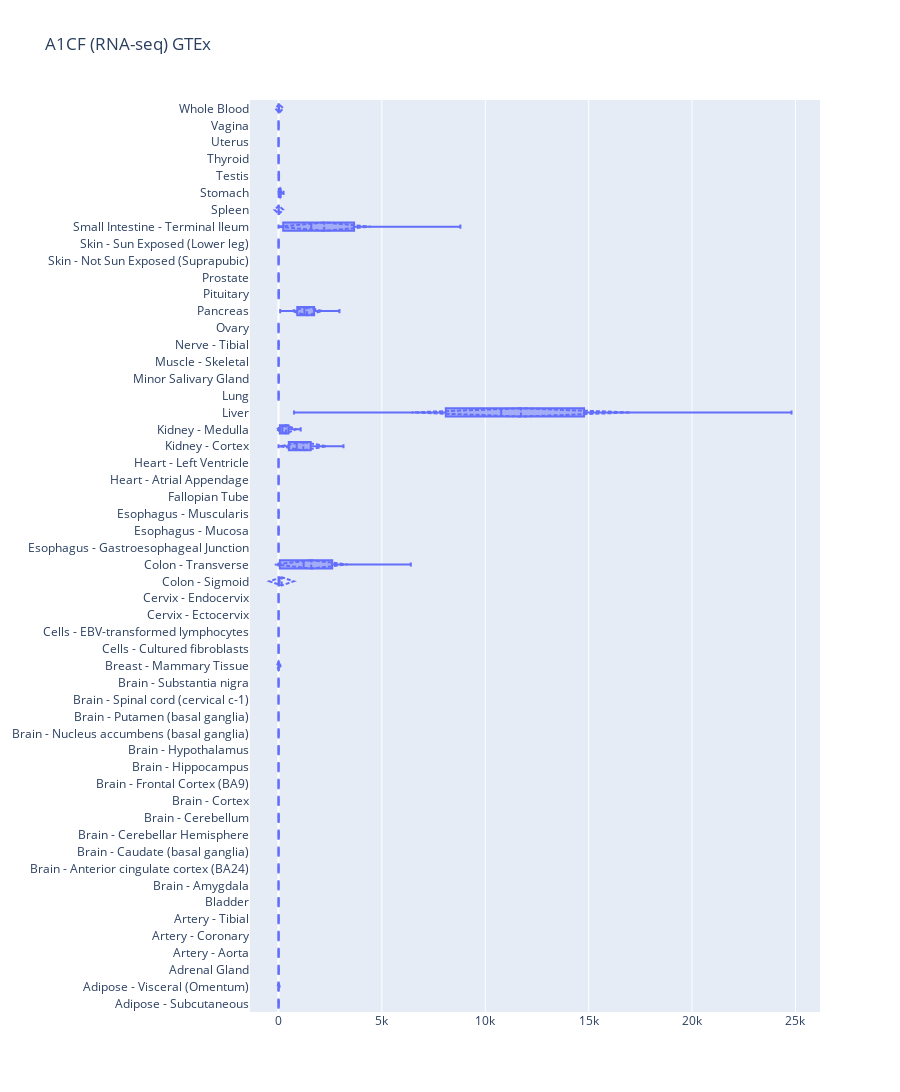
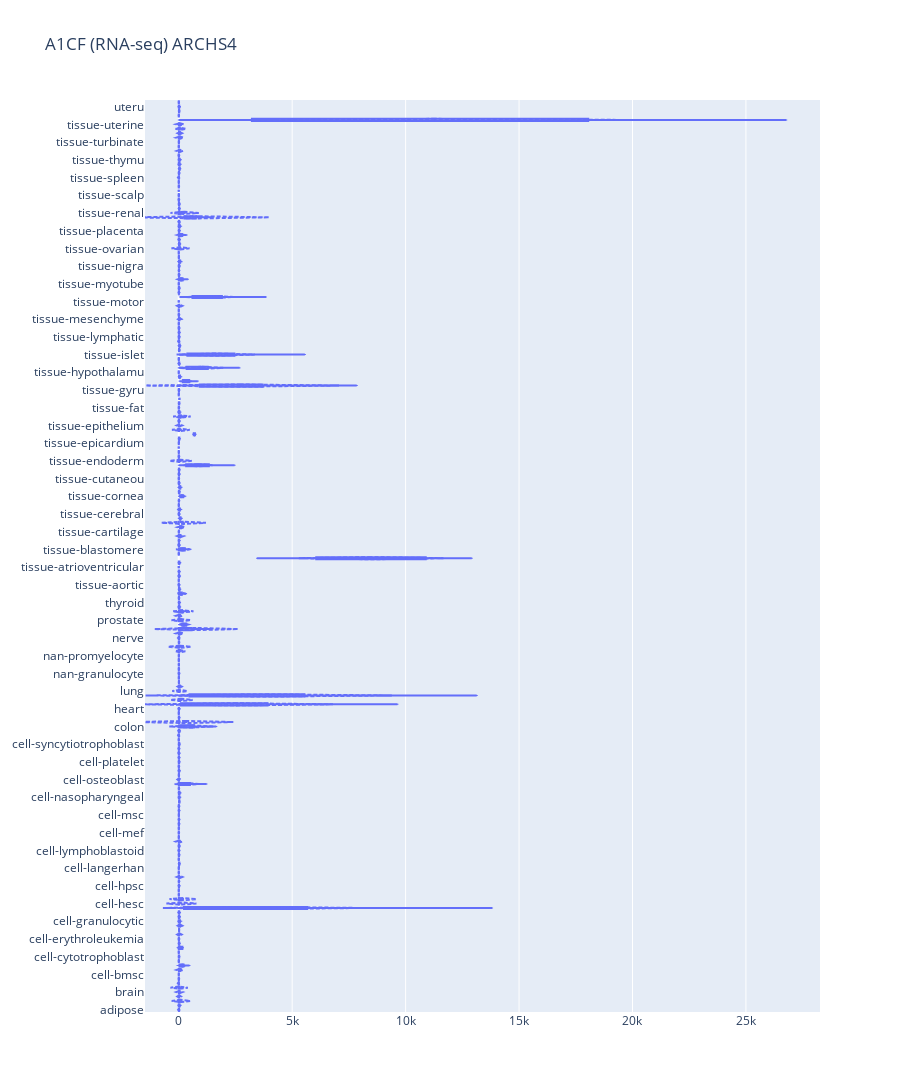

The code cell stored with these charts, in order, in its notebook:
### Code cell
c = gene

if c in df_bg_expr_gtex.index.values:
    display(Markdown(f"### {c}"))
    IQR = df_bg_stats_gtex.loc[(c, '75%')]-df_bg_stats_gtex.loc[(c, '25%')]
    fig = go.Figure()
    fig.add_trace(go.Box(
        lowerfence=np.maximum(
            df_bg_stats_gtex.loc[(c, 'min')],
            df_bg_stats_gtex.loc[(c, '25%')] - (1.5*IQR),
        ),
        q1=df_bg_stats_gtex.loc[(c, '25%')],
        median=df_bg_stats_gtex.loc[(c, '50%')],
        q3=df_bg_stats_gtex.loc[(c, '75%')],
        upperfence=np.minimum(
            df_bg_stats_gtex.loc[(c, 'max')],
            df_bg_stats_gtex.loc[(c, '75%')] + (1.5*IQR),
        ),
        mean=df_bg_stats_gtex.loc[(c, 'mean')],
        sd=df_bg_stats_gtex.loc[(c, 'std')],
        y=df_bg_stats_gtex.columns,
        name='Background',
        orientation='h'
    ))
    fig.update_layout(title=c+ " (RNA-seq) GTEx", height=1200)
    fig.show()
    
if c in df_bg_expr_archs4ext.index.values:
    IQR = df_bg_stats_archs4ext.loc[(c, '75%')]-df_bg_stats_archs4ext.loc[(c, '25%')]
    fig = go.Figure()
    fig.add_trace(go.Box(
        lowerfence=np.maximum(
            df_bg_stats_archs4ext.loc[(c, 'min')],
            df_bg_stats_archs4ext.loc[(c, '25%')] - (1.5*IQR),
        ),
        q1=df_bg_stats_archs4ext.loc[(c, '25%')],
        median=df_bg_stats_archs4ext.loc[(c, '50%')],
        q3=df_bg_stats_archs4ext.loc[(c, '75%')],
        upperfence=np.minimum(
            df_bg_stats_archs4ext.loc[(c, 'max')],
            df_bg_stats_archs4ext.loc[(c, '75%')] + (1.5*IQR),
        ),
        mean=df_bg_stats_archs4ext.loc[(c, 'mean')],
        sd=df_bg_stats_archs4ext.loc[(c, 'std')],
        y=df_bg_stats_archs4ext.columns,
        name='Background',
        orientation='h'
    ))
    fig.update_layout(title=c+ " (RNA-seq) ARCHS4", height=5000)
    fig.show()

### Figure 1 — Plotly figure (JSON) as saved in the notebook; plotly's stock layout.template omitted (floating-point values rounded to 4 significant figures)
{"data": [{"lowerfence": [0, 0, 0, 0, 0, 0, 0, 0, 0, 0, 0, 0, 0, 0, 0, 0, 0, 0, 0, 0, 0, 0, 0, 0, 0, 0, 0, 0, 0, 0, 0, 0, 0, 1, 24, 752, 0, 0, 0, 0, 0, 81, 0, 0, 0, 0, 0, 0, 0, 1, 0, 0, 0, 0], "mean": [3.713, 5.858, 6.26, 4.227, 4.046, 4.253, 3.667, 1.526, 2.068, 2.321, 5.833, 5.369, 2.647, 2.536, 1.904, 4.96, 4.049, 1.985, 1.201, 2.324, 9.793, 4.101, 4.466, 4, 4.1, 152.8, 1584.0, 3.005, 3.73, 4.489, 5.222, 4.527, 2.19, 1200.0, 365.8, 11730.0, 5.578, 7.512, 5.446, 3.806, 3.117, 1373.0, 10.6, 4.861, 4.24, 4.904, 2210.0, 16.97, 77.34, 12, 4.441, 2.704, 2.968, 38.75], "median": [2, 2, 5, 3, 2, 3, 2, 0, 2, 2, 4, 4, 2, 2, 1, 2, 3, 1, 0, 2, 2, 3, 4, 2, 4, 6, 1216.0, 2, 2, 2, 5, 3, 1, 881, 183, 10769, 3, 7, 4, 2, 2, 1254, 8, 3, 2, 3, 1584, 2, 60, 11, 3, 1, 2, 2], "name": "Background", "orientation": "h", "q1": [0, 0, 2, 1, 1, 1, 1, 0, 0, 0, 2, 2, 0, 0, 0, 0, 1, 0, 0, 0, 0, 1, 2, 0, 2, 2, 62.25, 0, 0, 0, 2, 1, 0, 500, 64.5, 8090.0, 1, 3, 2, 0, 0, 906.2, 5, 1, 1, 1, 229.5, 0, 10, 7, 1, 0, 0, 0], "q3": [4, 4, 9, 6, 5, 6, 5, 2, 4, 4, 8, 7, 4, 4, 2, 6, 6, 3, 2, 4, 6, 6, 6.75, 5, 4.75, 22, 2597, 4, 4, 5, 6, 6, 3, 1557, 484.2, 14780.0, 6, 11, 7, 4, 4, 1723, 13, 5, 6, 6, 3656, 4, 104, 15, 6, 4, 4, 10], "sd": [19.22, 49.94, 5.857, 5.486, 6.642, 4.563, 3.877, 2.828, 2.46, 2.609, 5.066, 5.317, 3.614, 2.521, 2.86, 9.198, 4.842, 2.438, 2.095, 3.435, 91.01, 4.524, 3.872, 5.099, 3.107, 589.6, 1760.0, 4.177, 24.12, 13.66, 3.962, 8.443, 3.155, 1128.0, 485.1, 5303.0, 8.497, 5.745, 5.052, 19.52, 3.456, 743.9, 9.486, 8.503, 7.394, 8.266, 2247.0, 213.8, 92.25, 7.805, 5.348, 4.529, 3.962, 194.6], "type": "box", "upperfence": [10, 10, 19.5, 13.5, 11, 13.5, 11, 5, 10, 10, 17, 14.5, 10, 10, 5, 15, 13.5, 7.5, 5, 10, 15, 13.5, 13.88, 12.5, 8.875, 52, 6399.0, 10, 10, 12.5, 12, 13.5, 7.5, 3142.0, 1073, 24809, 13.5, 23, 14.5, 10, 10, 2948.0, 25, 11, 13.5, 13.5, 8796.0, 10, 245, 27, 13.5, 10, 10, 25], "y": ["Adipose - Subcutaneous", "Adipose - Visceral (Omentum)", "Adrenal Gland", "Artery - Aorta", "Artery - Coronary", "Artery - Tibial", "Bladder", "Brain - Amygdala", "Brain - Anterior cingulate cortex (BA24)", "Brain - Caudate (basal ganglia)", "Brain - Cerebellar Hemisphere", "Brain - Cerebellum", "Brain - Cortex", "Brain - Frontal Cortex (BA9)", "Brain - Hippocampus", "Brain - Hypothalamus", "Brain - Nucleus accumbens (basal ganglia)", "Brain - Putamen (basal ganglia)", "Brain - Spinal cord (cervical c-1)", "Brain - Substantia nigra", "Breast - Mammary Tissue", "Cells - Cultured fibroblasts", "Cells - EBV-transformed lymphocytes", "Cervix - Ectocervix", "Cervix - Endocervix", "Colon - Sigmoid", "Colon - Transverse", "Esophagus - Gastroesophageal Junction", "Esophagus - Mucosa", "Esophagus - Muscularis", "Fallopian Tube", "Heart - Atrial Appendage", "Heart - Left Ventricle", "Kidney - Cortex", "Kidney - Medulla", "Liver", "Lung", "Minor Salivary Gland", "Muscle - Skeletal", "Nerve - Tibial", "Ovary", "Pancreas", "Pituitary", "Prostate", "Skin - Not Sun Exposed (Suprapubic)", "Skin - Sun Exposed (Lower leg)", "Small Intestine - Terminal Ileum", "Spleen", "Stomach", "Testis", "Thyroid", "Uterus", "Vagina", "Whole Blood"]}], "layout": {"height": 1200, "title": {"text": "A1CF (RNA-seq) GTEx"}}}

### Figure 2 — Plotly figure (JSON) as saved in the notebook; plotly's stock layout.template omitted (floating-point values rounded to 4 significant figures; data arrays with more than 128 entries replaced by an {"elided": "..."} marker saying what was removed)
{"data": [{"lowerfence": {"elided": "206 int values"}, "mean": {"elided": "206 float values"}, "median": {"elided": "206 float values"}, "name": "Background", "orientation": "h", "q1": {"elided": "206 float values"}, "q3": {"elided": "206 float values"}, "sd": {"elided": "206 float values"}, "type": "box", "upperfence": {"elided": "206 float values"}, "y": {"elided": "206 str values"}}], "layout": {"height": 5000, "title": {"text": "A1CF (RNA-seq) ARCHS4"}}}
